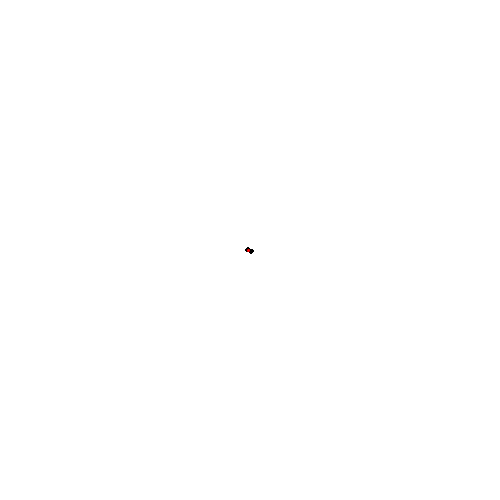
Frame 1 (no input)
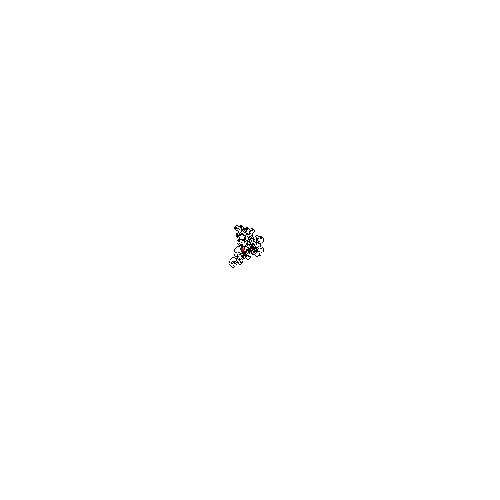
Frame 60 (the mouse pressed at the canvas centre just before this capture)
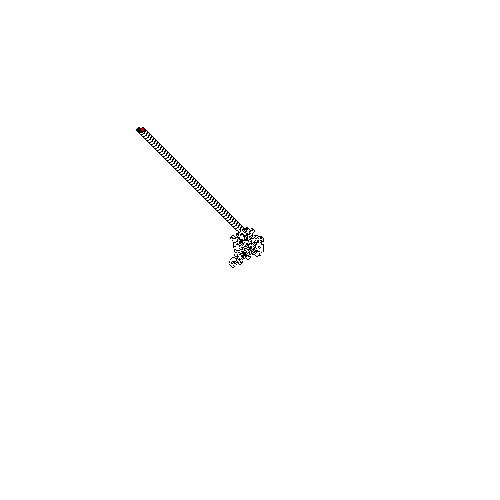
Frame 120 (the mouse held since frame 60 and released just before this capture)

The Processing sketch that drew these frames (run headless with seeded random() and noise(); from frame 60 on, the mouse is pressed at the canvas centre):

// Processing sketch: Langton_ant
// ── Langton_ant.pde
boolean[][] history;
ANT ant;
void setup() {
  size(500, 500);
  history = new boolean[width][height];
  for (int i = 0; i < width; i++)
    for (int j = 0; j < height; j++) {
      history[i][j] = false;
    }
  ant = new ANT();
  stroke(0);
}

void draw() {
  background(255);
  for (int n = 0; n < 100; n++) {
    ant.moveForward();
    for (int i = 0; i < width; i++)
      for (int j = 0; j < height; j++) {
        if (history[i][j])
          point(i, j);
      }
  }
  ant.showAnt();
  //ant.showDir();
}
// ── ant.pde
class ANT {
  PVector pos = new PVector(width/2, height/2);
  PVector dir = new PVector(0, -1);

  void moveForward() {
    checkPos();
    pos.add(dir);
    if (pos.x >= width) {
      pos.x = 0;
    }
    if (pos.x < 0) {
      pos.x = width - 1;
    }
    if (pos.y >= height) {
      pos.y = 0;
    }
    if (pos.y < 0) {
      pos.y = height - 1;
    }
    history[int(pos.x)][int(pos.y)] = !history[int(pos.x)][int(pos.y)];
  }

  void checkPos() {
    if (history[int(pos.x)][int(pos.y)]) {
      changeDir(1);
    } else {
      changeDir(-1);
    }
  }

  void changeDir(int c) { //1 = right, -1 = left
    if (c == 1) {//right
      dir.rotate(PI/2);
    } else {//c == -1//left
      dir.rotate(-PI/2);
    }
  }

  void showDir() {
    pushMatrix();
    translate(pos.x, pos.y);
    stroke(255, 0, 0);
    line(dir.x, dir.y, dir.x*20, dir.y*20);
    stroke(0, 0, 0);
    popMatrix();
  }


  void showAnt() {
    strokeWeight(3);
    stroke(255, 0, 0);
    point(pos.x, pos.y);
    stroke(0, 0, 0);
    strokeWeight(1);
  }
}
